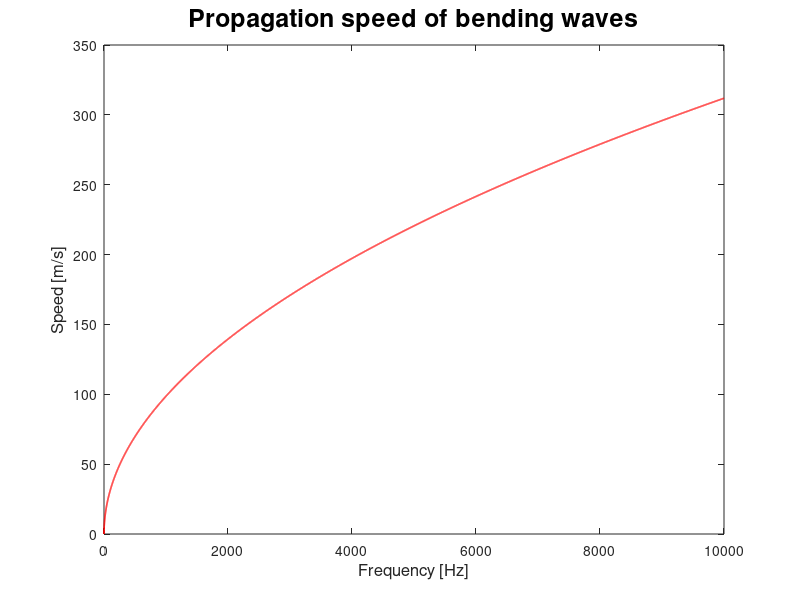

Write the MATLAB code that produced this figure.
%DATA
a=0.15; %side length [m]
th=0.001; %thickness [m]
E=69*10^9; % Young Modulus [Pa]
rho=2700; %density [Kg/m^3]
ni=0.334; %poisson's ratio

c_ql=sqrt(E/(rho*(1-ni^2))); %quasi-longitudinal waves propagation speed [m/s]
c_l=sqrt(E*(1-ni)/(rho*(1+ni)*(1-2*ni))); %longitudinal waves propagation speed [m/s]

%define omega axis
f = 0:1:10000;
c_b=sqrt(2*pi.*f.*th*c_ql/sqrt(12)); %bending waves propagation speed [m/s]
figure(1);
plot(f, c_b,'r','LineWidth',1.2);
xlabel('Frequency [Hz]','Fontsize',12); 
ylabel('Speed [m/s]','Fontsize',12);
title('Propagation speed of bending waves','Fontsize',18);


%modal freqs    
ratios=[1; 2.04; 2.04; 3.01; 3.66; 3.67];
f_00=1.654*c_ql*th/a^2; %freq of mode (0,0) [Hz]
f_string=f_00;
f_ii=f_00.*ratios; %frequencies for the ij modes [Hz]


%Stikaz spruce
E_l=12; %Young modulus logitudinally
E_r=0.9; %Young modulus radially
length_ratio=(E_l/E_r)^(1/4); 
b=length_ratio*a; %length of the b side [m]



%STRING DATA
rho_string=5000; %density of the string [kg/m^3]
L=0.45; %length of the string [m]
radius=0.0011; %radius of the string [m]

mu_string=rho_string*pi*radius^2; %linear density of the string [kg/m]
%f=c/2L;
%c=(T/mu)^1/2 

T=(f_string*2*L)^2*mu_string;


%COUPLING CONDITION
Q=25;
m_string=rho_string*L*pi*radius^2; %string mass [kg]
m_plate=rho*a^2*th;

if m_string/(1*m_plate)>(pi^2)/(4*Q^2)
    coupling="strong";
else
    coupling="weak";
end

ratio11=(f_string*1-f_ii(1))/f_ii(1);   %0.02
ratio22=(f_string*2-f_ii(2))/f_ii(2);   %+0.032/-0.013
ratio23=(f_string*2-f_ii(3))/f_ii(3);   %+0.032/-0.013
ratio34=(f_string*3-f_ii(4))/f_ii(4);   %0.02
ratio45=(f_string*4-f_ii(5))/f_ii(5);   %fuori dal grafico
ratio46=(f_string*4-f_ii(6))/f_ii(6);   %fuori dal grafico

f_system11_1=f_ii(1)*0.98;
f_system11_2=f_ii(1)*1.02;

f_system22_1=f_ii(2)*0.968;
f_system22_2=f_ii(2)*1.013;

f_system23_1=f_ii(3)*0.968;
f_system23_2=f_ii(3)*1.013;

f_system34_1=f_ii(4)*0.98;
f_system34_2=f_ii(4)*1.02;

f_system45_1=f_string*4;
f_system45_2=f_ii(5);

f_system46_1=f_string*4;
f_system46_2=f_ii(6);
